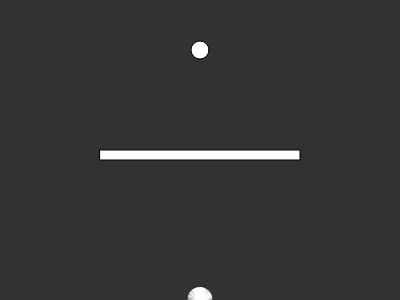
Frame 1 (no input)
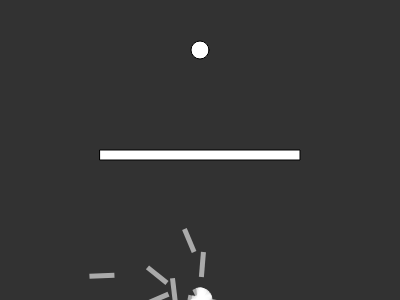
Frame 60 (no input)
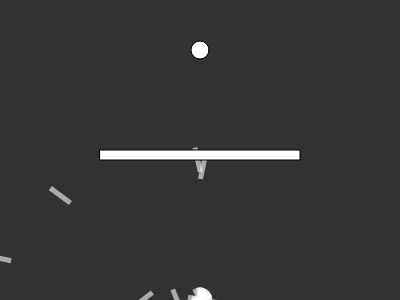
Frame 120 (the mouse pressed at the canvas centre since frame 60)

The p5.js sketch that drew these frames (run headless with seeded random() and noise() and a simulated clock; from frame 60 on, the mouse is pressed at the canvas centre):

// p5.js sketch
// ── sketch.js
var rocket
var lifespan
var population
var lifespan
var count = 0
var target
var generation = 0

var rx = 100
var ry = 150
var rw =200
var rh =10

var maxforce =0.2

function setup() {
    createCanvas(400,300)
    lifespan = 400
    lifeP = createP()
    target= createVector(width/2, 50)

    


    population = new Population()

    

}

function draw() {
    background(50)

    population.run()
    lifeP.html("lifespan: "+ count +"<br>generation: "+ generation)
    count++

    
    if(count == lifespan){
     //population =new Population()
     population.evaluate()
     population.selection()
     count = 0
     generation++
    }


    rect(100,150,200,rh)


    ellipse(target.x,target.y,18,18)
}

function Population() {
    this.rockets = []
    this.popsize = 25
    this.matingPool = []

    for (let i=0;i < this.popsize; i++){
        this.rockets[i] = new Rocket()
    }

    this.evaluate=function(){
        
        let maxfit =0
        for (let i=0;i < this.popsize; i++){
            this.rockets[i].calcFitness()
            if(this.rockets[i].fitness > maxfit){
                maxfit  = this.rockets[i].fitness
                //console.log("maxfit not zero    ")
            }
        }

        createP(maxfit)
         
        for (let i=0;i < this.popsize; i++){
            this.rockets[i].fitness /= maxfit
        }

        // for(let i=0;i <this.popsize; ++i){
        //     console.log(this.rockets[i])
        // }
        
        this.matingPool = []

        for (let i=0;i < this.popsize; i++){
            
            let n = this.rockets[i].fitness*100
            //console.log("inside evaluate:", this.rockets[0].fitness)
            for(let j =0; j <n ;j ++){
                this.matingPool.push(this.rockets[i])
            }
        }
    }

    this.selection =function() {
        let newRockets =[]
        for (let i = 0;i<this.rockets.length; i++){
            let parentA = random(this.matingPool).dna
            let parentB = random(this.matingPool).dna
            let child = parentA.crossover(parentB)
            child.mutation()
            newRockets[i] = new Rocket(child)

        }
        this.rockets = newRockets
        

    }

    this.run = function() {
        for (let i=0;i < this.popsize; i++){
            this.rockets[i].update()
            this.rockets[i].show()
        }

    }


}

function DNA(genes) {
    if(genes){
        this.genes = genes
    } else {
    this.genes=[]
    for(let i =0; i <lifespan ; ++i){
        this.genes[i] = p5.Vector.random2D()
        this.genes[i].setMag(maxforce)
        }
    }
    this.crossover = function(partner) {
        let newgenes = []
        let midpoint = floor(random(this.genes.length))
        for (let i =0; i < this.genes.length; i++){
            if (i >midpoint){
                newgenes[i] = this.genes[i]
            } else {
                newgenes[i] = partner.genes[i]
            }
        }

        return new DNA(newgenes)
    }

    this.mutation =function(){
        for (let i =0; i < this.genes.length; i++){
            if(random(i) <0.01){
                this.genes[i] = p5.Vector.random2D()
                this.genes[i].setMag(maxforce)
            }
        }
        
    }


}

function Rocket(dna) {
    this.pos = createVector(width/2,height)
    this.vel = createVector()
    this.acc = createVector()

    this.completed = false

    this.crashed =false

    if(dna){
        this.dna = dna
    } else {
    this.dna = new DNA()
    }                                                                                                                            
    this.fitness =0

    this.applyForce = function(force){
        this.acc.add(force)

    }

    this.calcFitness = function(){
    
        let d = dist(this.pos.x,this.pos.y,target.x,target.y)

        this.fitness = map(d,0,width,width,0)
        if(this.completed){
            this.fitness *= 10
        }

        if(this.crashed){
            this.fitness /= 10
        }
        


    }

    this.update = function() { 

        let d = dist(this.pos.x,this.pos.y,target.x,target.y)
        if(d <10){
            this.completed=true
            this.pos =target.copy()
        }

        if(this.pos.x >rx && this.pos.x < rx+rw && this.pos.y >ry && this.pos.y<ry+rh){
            this.crashed = true
        }

        if(this.pos.x >width || this.pos.x < 0 ){
            this.crashed = true
        }

        if(this.pos.y >height || this.pos.y< 0 ){
            this.crashed = true
        }


        this.applyForce(this.dna.genes[count])
        if(!this.completed && !this.crashed){
            this.vel.add(this.acc)
            this.pos.add(this.vel)
            this.acc.mult(0)
            this.vel.limit(4)
        }
        
        
    }

    this.show = function() {
        push()
        noStroke()
        fill (255,150)
        translate(this.pos.x, this.pos.y)
        rotate(this.vel.heading())
        rectMode(CENTER)
        rect(0,0,25,5)
        pop()
    }

}
